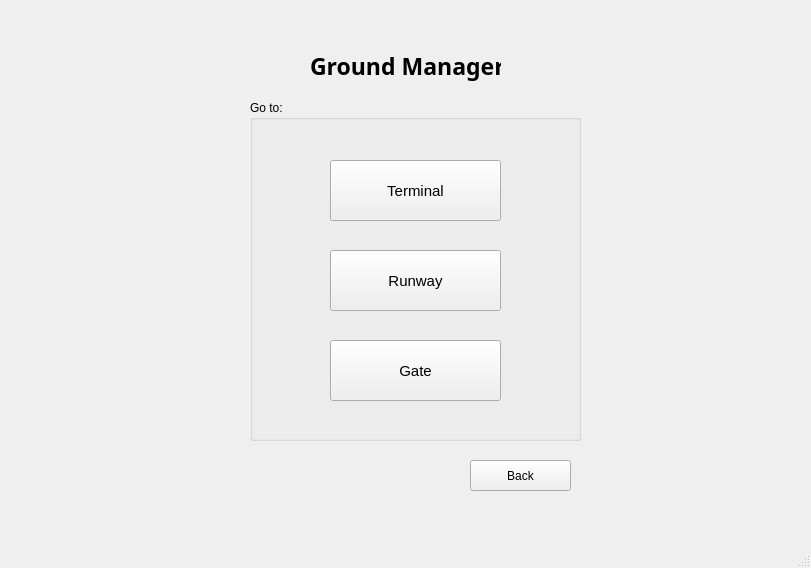
<?xml version="1.0" encoding="UTF-8"?>
<ui version="4.0">
 <class>G</class>
 <widget class="QMainWindow" name="G">
  <property name="geometry">
   <rect>
    <x>0</x>
    <y>0</y>
    <width>811</width>
    <height>568</height>
   </rect>
  </property>
  <property name="windowTitle">
   <string>MainWindow</string>
  </property>
  <widget class="QWidget" name="centralwidget">
   <widget class="QPushButton" name="GBackBtn">
    <property name="geometry">
     <rect>
      <x>470</x>
      <y>460</y>
      <width>101</width>
      <height>31</height>
     </rect>
    </property>
    <property name="font">
     <font>
      <pointsize>9</pointsize>
     </font>
    </property>
    <property name="text">
     <string>Back</string>
    </property>
   </widget>
   <widget class="QLabel" name="label_4">
    <property name="geometry">
     <rect>
      <x>310</x>
      <y>40</y>
      <width>191</width>
      <height>51</height>
     </rect>
    </property>
    <property name="font">
     <font>
      <family>Berlin Sans FB Demi</family>
      <pointsize>17</pointsize>
      <weight>75</weight>
      <bold>true</bold>
     </font>
    </property>
    <property name="text">
     <string>Ground Manager</string>
    </property>
   </widget>
   <widget class="QGroupBox" name="groupBox">
    <property name="geometry">
     <rect>
      <x>250</x>
      <y>100</y>
      <width>331</width>
      <height>341</height>
     </rect>
    </property>
    <property name="font">
     <font>
      <pointsize>9</pointsize>
     </font>
    </property>
    <property name="title">
     <string>Go to:</string>
    </property>
    <widget class="QPushButton" name="GateBtn">
     <property name="geometry">
      <rect>
       <x>80</x>
       <y>240</y>
       <width>171</width>
       <height>61</height>
      </rect>
     </property>
     <property name="font">
      <font>
       <pointsize>11</pointsize>
      </font>
     </property>
     <property name="text">
      <string>Gate</string>
     </property>
    </widget>
    <widget class="QPushButton" name="RunwayBtn">
     <property name="geometry">
      <rect>
       <x>80</x>
       <y>150</y>
       <width>171</width>
       <height>61</height>
      </rect>
     </property>
     <property name="font">
      <font>
       <pointsize>11</pointsize>
      </font>
     </property>
     <property name="text">
      <string>Runway</string>
     </property>
    </widget>
    <widget class="QPushButton" name="TerminalBtn">
     <property name="geometry">
      <rect>
       <x>80</x>
       <y>60</y>
       <width>171</width>
       <height>61</height>
      </rect>
     </property>
     <property name="font">
      <font>
       <pointsize>11</pointsize>
      </font>
     </property>
     <property name="text">
      <string>Terminal</string>
     </property>
    </widget>
   </widget>
  </widget>
  <widget class="QMenuBar" name="menubar">
   <property name="geometry">
    <rect>
     <x>0</x>
     <y>0</y>
     <width>811</width>
     <height>21</height>
    </rect>
   </property>
  </widget>
  <widget class="QStatusBar" name="statusbar"/>
 </widget>
 <resources/>
 <connections/>
</ui>
